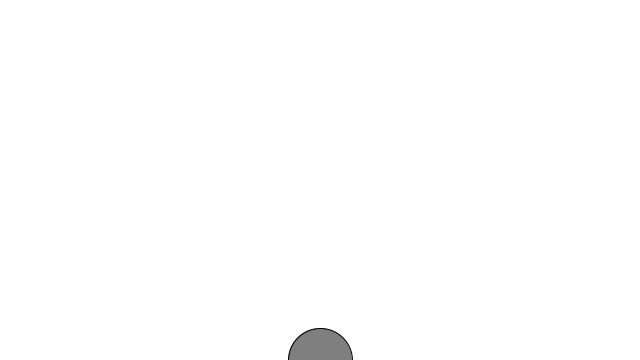
Frame 1 (no input)
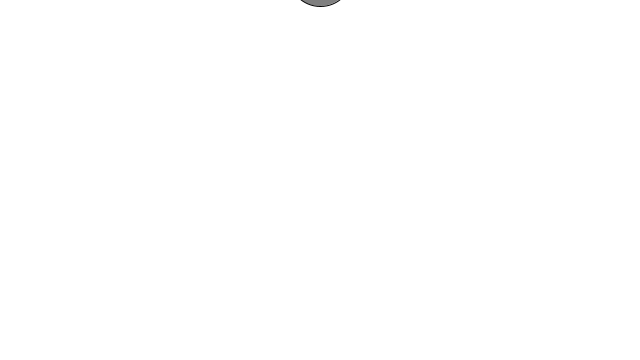
Frame 60 (the mouse pressed at the canvas centre just before this capture)
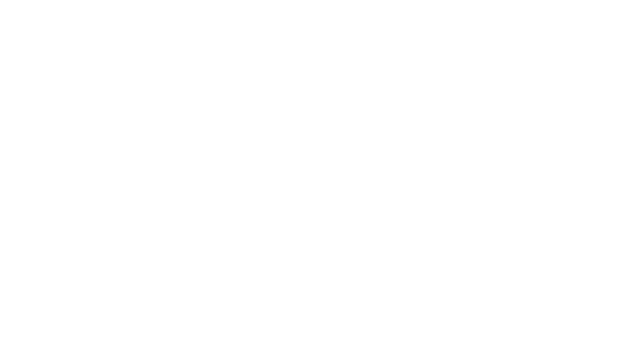
Frame 120 (the mouse held since frame 60 and released just before this capture)

The Processing sketch that drew these frames (run headless with seeded random() and noise(); from frame 60 on, the mouse is pressed at the canvas centre):

// Processing sketch: learn_Classes
// ── learn_Classes.pde
/*
  if you define an object that is the same as a class
 the class describes a way to construct the object (how to make snowflakes)
 
 class instance
 particular iteration of a snowflake
 
 an object has both data and functionality
 */

int col;

Bubble bubble;

void setup() {
  size(640, 360);

  // Bubble object b constructed by the constructor in class, Bubble
  bubble = new Bubble();
}

void draw() {
  background(255);

  // functions defined in class "b." refers to the function for the object b
  bubble.display();
  bubble.ascend();
  bubble.top();
}

void mousePressed() {
  //col = mouseY;
  //bubble.fill(col);
}
// ── Bubble.pde
class Bubble {
   
   // data
   float x;
   float y;
  
  // constructor!!
  Bubble() {
    x = width/2;
    y = height;
    col = 127;
  }
  
  // functionality
  void display() {
    stroke(0);
    fill(col);
    ellipse(x, y, 64, 64);
  }
  void ascend() {
    y--;
  }
  void top() {
    if (y > 32) {
      y = 32;
    }
  }
}
